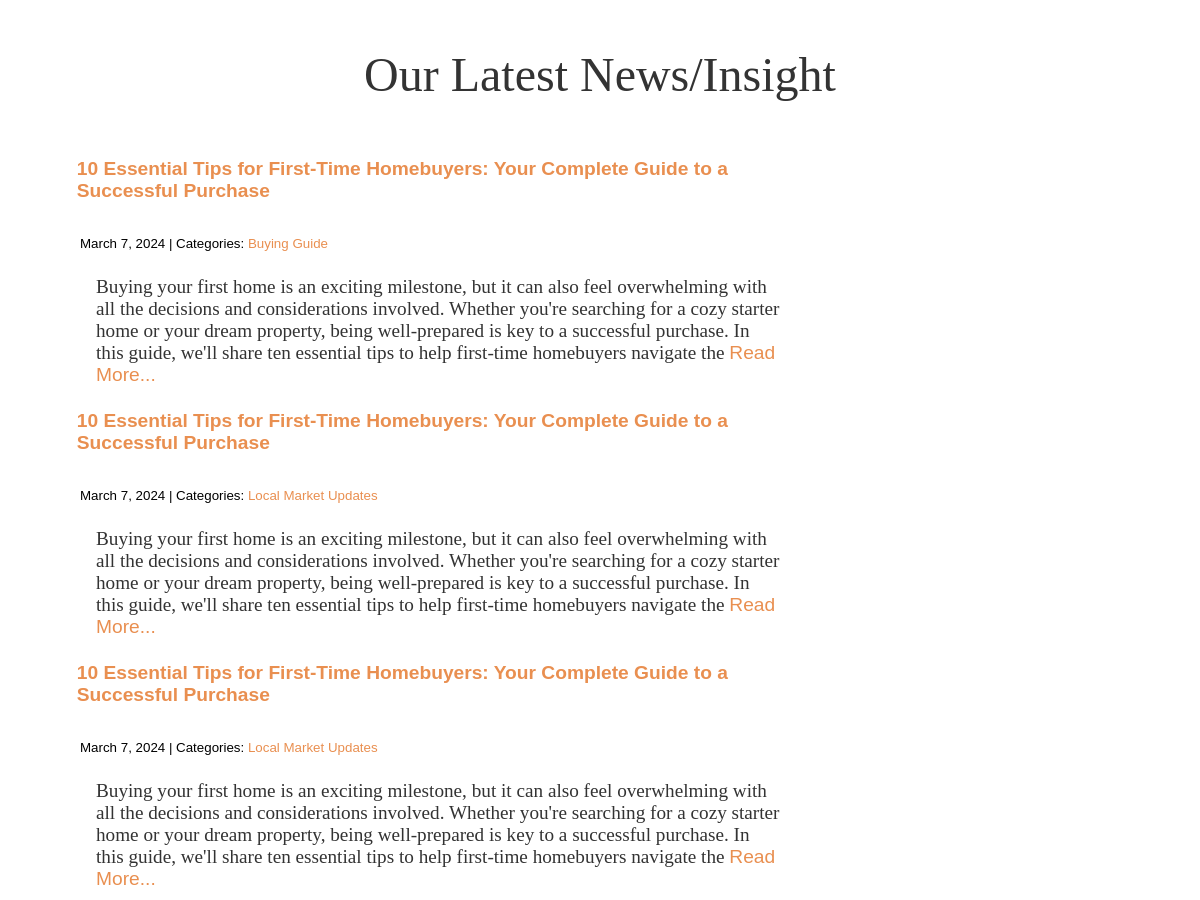
Page /blog/ (middle part) on the earlier database version.
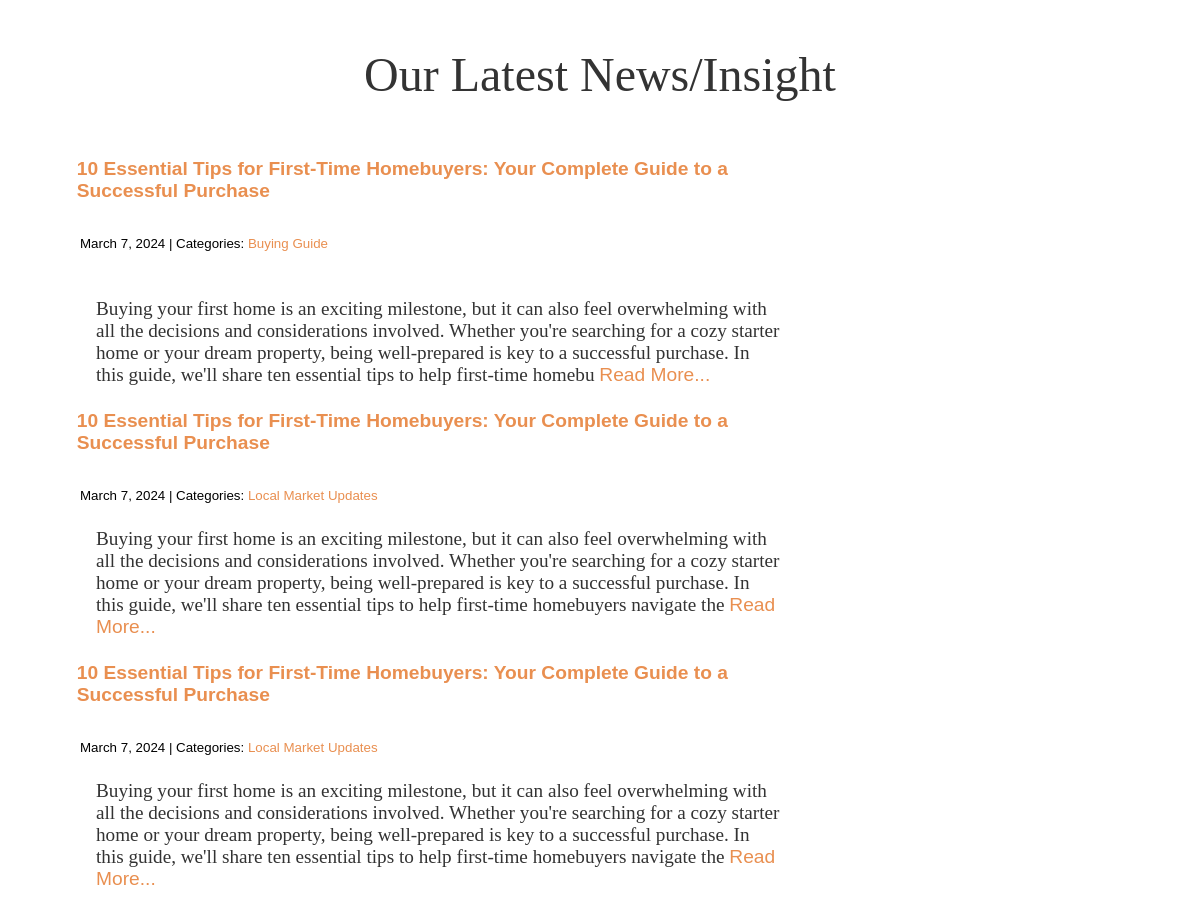
Same page on the later database version.
### estates/models.py (models this page shows, shortened)
class Post(models.Model):
    title = models.CharField(max_length = 300)
    body = models.TextField()
    image = models.ImageField(upload_to = 'media/', null = True, blank = True)
    image_1 = models.ImageField(upload_to='media/', null = True, blank = True)
    date_created = models.DateTimeField(auto_now_add = True)
    categories = models.ManyToManyField('Category', related_name = 'posts')

### estates/views.py (the view)
# urls.py: path('blog/', views.blog_list, name = 'blog'),
def blog_list(request):
    posts = Post.objects.all().order_by('-date_created')
    context = {
                'posts': posts,
                'title': 'Property Insights: Expert Tips, Trends, and Stories'
            }
    return render(request, 'pages/blog.html', context)

### estates/templates/pages/blog.html (shortened to what this page needs)
{% load static %}
<!DOCTYPE html>
<html>
    <head>
        <link rel = 'stylesheet' href='https://unpkg.com/boxicons@2.1.4/css/boxicons.min.css'>
        <link rel = 'stylesheet' href='https://cdn.jsdelivr.net/npm/bootstrap-icons@1.11.3/font/bootstrap-icons.min.css'>
        <link rel = 'stylesheet' href ='{% static 'head_foot.css' %}'>
        <link rel = 'stylesheet' href ='{% static 'home.css' %}'>
        <link rel = 'stylesheet' href  ='{% static 'blog.css' %}'>
    </head>
    <body>
        <div class = 'container'>
        <h2> Our Latest News/Insight </h2>
        <div class = 'blog'>
            {% block posts %}
                {% for post in posts %}
                <div class = ''>
                    <h3><a href = '{% url 'blog_detail' post.pk %}'>{{ post.title }}</a></h3>
                    <div class = 'small'><small>
                        {{ post.date_created.date }} | Categories:
                        {% for category in post.categories.all %}
                            <a href = '{% url 'blog_category' category.name %}'> {{ category.name }}</a>
                        {% endfor %}
                    </small></div>
                    <div class = 'blog_content'>
                        <p> {{ post.body | slice:'350' | safe }} <a href = '{% url 'blog_detail' post.pk %}'> Read More... </a></p>
                    </div>
                </div>
                {% endfor%}
            {% endblock posts%}
        </div>
    </body>
</html>

Differences in the rows shown:
changed Post: body "…tips to help first-time homebuyers navigate the" → "…tips to help first-time homebu"
